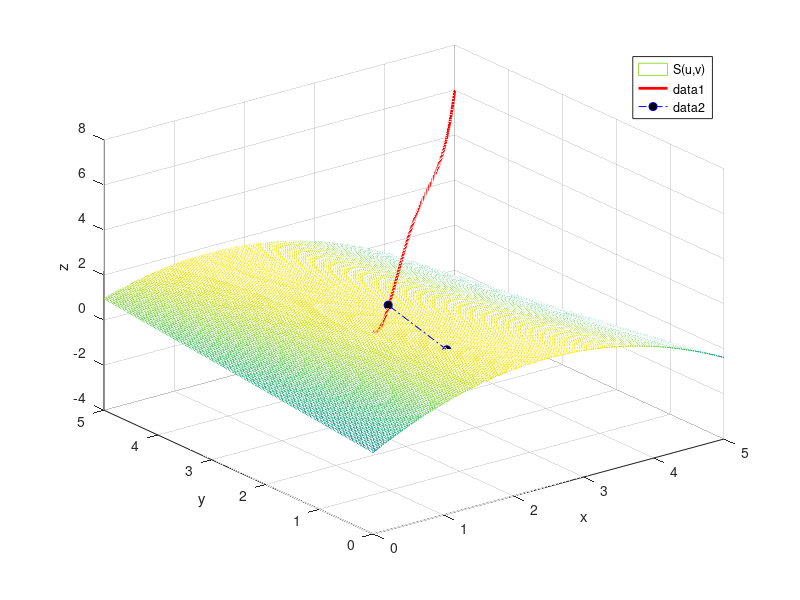

This figure's MATLAB source:
u=[0:0.005:1];
v=[0:0.005:1];
x=5*u;
y=5*v;
[X,Y]=meshgrid(x,y);
z=-0.38+25/3.*(X/5)+4/3.*(Y/5)-25/3.*(X/5).*(X/5)-10/3.*(X/5).*(Y/5);
mesh(X,Y,z);
legend('S(u,v)');
xlabel('x');
ylabel('y');
zlabel('z');
grid on;
hold on;
t=[0:0.005:1];
qx=5*t;
qy=5*t;
qz=53.976.*t.^4-104.64.*t.^3+64.256.*t.^2-12.589.*t+5;
plot3(qx,qy,qz,'-r','LineWidth',2);
hold on;
t0=0.18397847 ;   
u0=0.3617049;   
v0=0.19776396;
x0=1.8085245;
y0=0.98881978;
z0=1.5691985;
P1=[x0,y0,z0];
P2=[5*t0,5*t0,25/6.*t0.*t0-25/6*t0+5];
plot3([P1(1) P2(1)],[P1(2) P2(2)],[P1(3) P2(3)],'-.ob','MarkerFaceColor','k');
